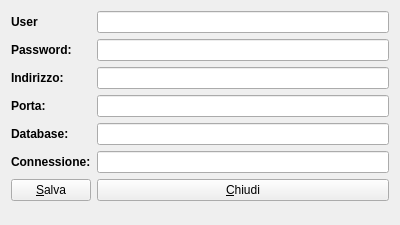
<?xml version="1.0" encoding="UTF-8"?>
<ui version="4.0">
 <class>HSettings</class>
 <widget class="QWidget" name="HSettings">
  <property name="windowModality">
   <enum>Qt::ApplicationModal</enum>
  </property>
  <property name="geometry">
   <rect>
    <x>0</x>
    <y>0</y>
    <width>400</width>
    <height>225</height>
   </rect>
  </property>
  <property name="windowTitle">
   <string>HamletModus 1.0 - Impostazioni</string>
  </property>
  <layout class="QVBoxLayout" name="verticalLayout_2">
   <item>
    <layout class="QVBoxLayout" name="verticalLayout">
     <item>
      <layout class="QFormLayout" name="formLayout">
       <item row="0" column="0">
        <widget class="QLabel" name="label_2">
         <property name="font">
          <font>
           <weight>75</weight>
           <bold>true</bold>
          </font>
         </property>
         <property name="text">
          <string>User</string>
         </property>
        </widget>
       </item>
       <item row="0" column="1">
        <widget class="QLineEdit" name="leUser"/>
       </item>
       <item row="1" column="0">
        <widget class="QLabel" name="label_5">
         <property name="font">
          <font>
           <weight>75</weight>
           <bold>true</bold>
          </font>
         </property>
         <property name="text">
          <string>Password:</string>
         </property>
        </widget>
       </item>
       <item row="1" column="1">
        <widget class="QLineEdit" name="lePassword">
         <property name="echoMode">
          <enum>QLineEdit::Password</enum>
         </property>
        </widget>
       </item>
       <item row="2" column="0">
        <widget class="QLabel" name="label">
         <property name="font">
          <font>
           <weight>75</weight>
           <bold>true</bold>
          </font>
         </property>
         <property name="text">
          <string>Indirizzo:</string>
         </property>
        </widget>
       </item>
       <item row="2" column="1">
        <widget class="QLineEdit" name="leAddress"/>
       </item>
       <item row="3" column="0">
        <widget class="QLabel" name="label_4">
         <property name="font">
          <font>
           <weight>75</weight>
           <bold>true</bold>
          </font>
         </property>
         <property name="text">
          <string>Porta:</string>
         </property>
        </widget>
       </item>
       <item row="3" column="1">
        <widget class="QLineEdit" name="lePort"/>
       </item>
       <item row="4" column="0">
        <widget class="QLabel" name="label_3">
         <property name="font">
          <font>
           <weight>75</weight>
           <bold>true</bold>
          </font>
         </property>
         <property name="text">
          <string>Database:</string>
         </property>
        </widget>
       </item>
       <item row="4" column="1">
        <widget class="QLineEdit" name="leDatabase"/>
       </item>
       <item row="5" column="0">
        <widget class="QLabel" name="label_6">
         <property name="font">
          <font>
           <weight>75</weight>
           <bold>true</bold>
          </font>
         </property>
         <property name="text">
          <string>Connessione:</string>
         </property>
        </widget>
       </item>
       <item row="5" column="1">
        <widget class="QLineEdit" name="leConnessione"/>
       </item>
      </layout>
     </item>
     <item>
      <layout class="QFormLayout" name="formLayout_2">
       <item row="0" column="0">
        <widget class="QPushButton" name="pushButton">
         <property name="text">
          <string>&amp;Salva</string>
         </property>
        </widget>
       </item>
       <item row="0" column="1">
        <widget class="QPushButton" name="pushButton_2">
         <property name="text">
          <string>&amp;Chiudi</string>
         </property>
        </widget>
       </item>
      </layout>
     </item>
    </layout>
   </item>
  </layout>
 </widget>
 <resources/>
 <connections/>
</ui>
